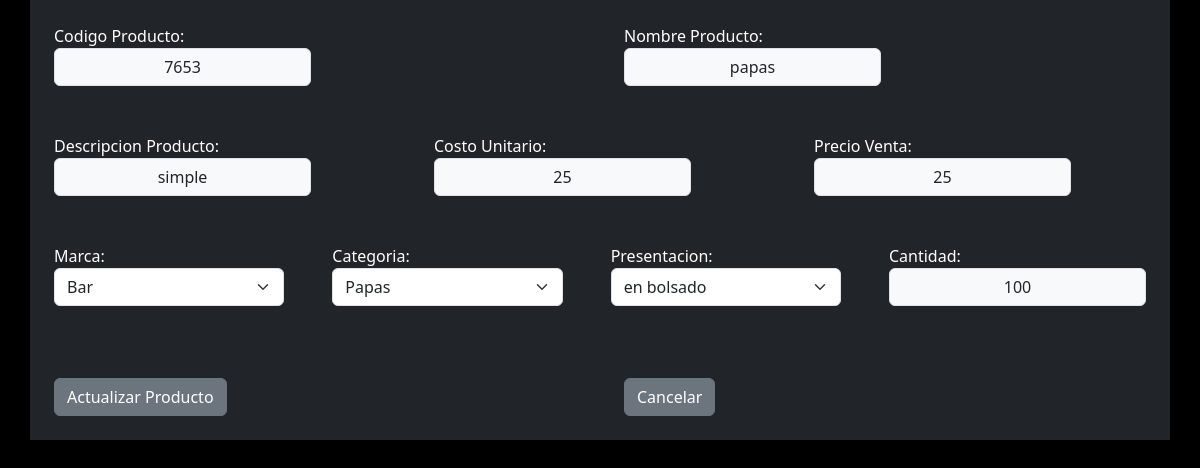
Page /actualizar_producto.php?id_producto=7653 on the committed database.
### tables this page shows
CREATE TABLE `productos`  (
  `id_producto` decimal(13, 0) NOT NULL,
  `nombre` varchar(50) NOT NULL,
  `descripcion` varchar(100) NOT NULL,
  `costo_urinario` int(11) NOT NULL,
  `precio_venta` int(11) NOT NULL,
  `id_marca` int(11) NULL DEFAULT NULL,
  `id_categoria` int(11) NULL DEFAULT NULL,
  `id_precentacion` int(11) NULL DEFAULT NULL,
  `existencias` int(11) NOT NULL,
  `estatus` char(1) NOT NULL,
  PRIMARY KEY (`id_producto`) USING BTREE,
  INDEX `id_marca`(`id_marca`) USING BTREE,
  INDEX `id_categoria`(`id_categoria`) USING BTREE,
  INDEX `id_precentacion`(`id_precentacion`) USING BTREE,
  CONSTRAINT `fk_categoria` FOREIGN KEY (`id_categoria`) REFERENCES `categoria_de_productos` (`id_categoria`) ON DELETE SET NULL ON UPDATE RESTRICT,
  CONSTRAINT `fk_marca` FOREIGN KEY (`id_marca`) REFERENCES `marca_productos` (`id_marca`) ON DELETE SET NULL ON UPDATE RESTRICT,
  CONSTRAINT `fk_presentacion` FOREIGN KEY (`id_precentacion`) REFERENCES `presentacion_productos` (`id_presentacion`) ON DELETE SET NULL ON UPDATE RESTRICT
);

### actualizar_producto.php (the view, shortened to what this page needs)
<!DOCTYPE html>
<html lang="en">
<head>
  <link href="https://cdn.jsdelivr.net/npm/bootstrap@5.3.0-alpha3/dist/css/bootstrap.min.css" rel="stylesheet">
</head>
<body>
  <?php
  include("conexion/conexion.php");
  $idProductoGet = $_GET['id_producto'];
  $consulta = "SELECT
        productos.id_producto,
        productos.nombre,
        productos.descripcion,
        productos.costo_urinario,
        productos.precio_venta,
        marca_productos.nombre_marca,
        categoria_de_productos.nombre_categoria,
        presentacion_productos.tipo_presentacion,
        productos.existencias
        FROM
        productos
        INNER JOIN
        marca_productos
        ON
          productos.id_marca = marca_productos.id_marca
        INNER JOIN
        presentacion_productos
        ON
          productos.id_precentacion = presentacion_productos.id_presentacion
        INNER JOIN
        categoria_de_productos
        ON
          productos.id_categoria = categoria_de_productos.id_categoria
        WHERE
        productos.id_producto = '$idProductoGet'";
  $productos = mysqli_query($conectar, $consulta);
  $regproducto = mysqli_fetch_array($productos);
  ?>
  <form action="registrar_dato_actualizado.php" method="post">
    <main class="container ">
      <section class="row ">
        <article class="col col-md-6 bg-dark text-bg-primary p-4">
          <label>Codigo Producto:</label>
          <input readonly type="text" name="txtCodigo" value="<?php echo $regproducto[0] ?>" class="input-group-text">
        </article>
        <article class="col col-md-6 bg-dark text-bg-primary p-4">
          <label>Nombre Producto:</label>
          <input type="text" name="txtNombre" value="<?php echo $regproducto[1] ?>" class="input-group-text">
        </article>
        <article class="col col-md-4 bg-dark text-bg-primary p-4">
          <label>Descripcion Producto:</label>
          <input type="text" name="txtDescripcion" value="<?php echo $regproducto[2] ?>" class="input-group-text">
        </article>
        <article class="col col-md-4 bg-dark text-bg-primary p-4">
          <label>Costo Unitario:</label>
          <input type="text" name="txtCostoUnitario" value="<?php echo $regproducto[3] ?>" class="input-group-text">
        </article>
        <article class="col col-md-4 bg-dark text-bg-primary p-4">
          <label>Precio Venta:</label>
          <input type="text" name="txtPrecioVenta" value="<?php echo $regproducto[4] ?>" class="input-group-text">
        </article>
        <article class="col col-md-2.4 bg-dark text-bg-primary p-4">
          <label>Marca:</label>
          <select name="selectMarca" class="form-select">
            <?php
            include("conexion/conexion.php");
            $consulta = "SELECT id_marca, nombre_marca FROM marca_productos;";
            $marca = mysqli_query($conectar, $consulta);
            while ($regMarca = mysqli_fetch_array($marca)) {
              $selected = ($regMarca[1] == $regproducto[5]) ? "selected" : "";
              echo "<option value='" . $regMarca[1] . "' " . $selected . ">" . $regMarca[1] . "</option>";
            }
            ?>
          </select>
        </article>
        <article class="col col-md-2.4 bg-dark text-bg-primary p-4">
          <label>Categoria:</label>
          <select name="selectCategoria" class="form-select">
            <?php
            include("conexion/conexion.php");
            $consulta = "SELECT id_categoria, nombre_categoria FROM categoria_de_productos;";
            $categoria = mysqli_query($conectar, $consulta);
            while ($regCategoria = mysqli_fetch_array($categoria)) {
              $selected = ($regCategoria[1] == $regproducto[6]) ? "selected" : "";
              echo "<option value='" . $regCategoria[1] . "' " . $selected . ">" . $regCategoria[1] . "</option>";
            }
            ?>
          </select>
        </article>
        <article class="col col-md-2.4 bg-dark text-bg-primary p-4">
          <label>Presentacion:</label>
          <select name="selectPresentacion" class="form-select">
            <?php
            include("conexion/conexion.php");
            $consulta = "SELECT id_presentacion, tipo_presentacion FROM presentacion_productos;";
            $presentacion = mysqli_query($conectar, $consulta);
            while ($regPresentacion = mysqli_fetch_array($presentacion)) {
              $selected = ($regPresentacion[1] == $regproducto[7]) ? "selected" : "";
              echo "<option value='" . $regPresentacion[1] . "' " . $selected . ">" . $regPresentacion[1] . "</option>";
            }
            ?>
          </select>
        </article>
        <article class="col col-md-2.4 bg-dark text-bg-primary p-4">
          <label>Cantidad:</label>
          <input type="text" name="txtCantidad" value="<?php echo $regproducto[8] ?>" class="input-group-text"><br>
        </article>
        <article class="col col-md-6 bg-dark text-bg-primary p-4">
          <button type="summit" class="btn btn-secondary">Actualizar Producto</button>
        </article>
        <article class="col col-md-6 bg-dark text-bg-primary p-4">
          <a class="btn btn-secondary" href="#" id="cancelarBtn" onclick="window.history.back();">Cancelar</a>
        </article>
  </form>
</body>
</html>

### actualizar_producto.php (style rules this page uses)
body { background-color: #000000 }

### rows in the picture
productos: txtCodigo "7653", txtNombre "papas", txtDescripcion "simple", txtCostoUnitario "25", txtPrecioVenta "25", txtCantidad "100"

### other values in the picture
form field selectMarca "Bar"
form field selectCategoria "Papas"
form field selectPresentacion "en bolsado"
